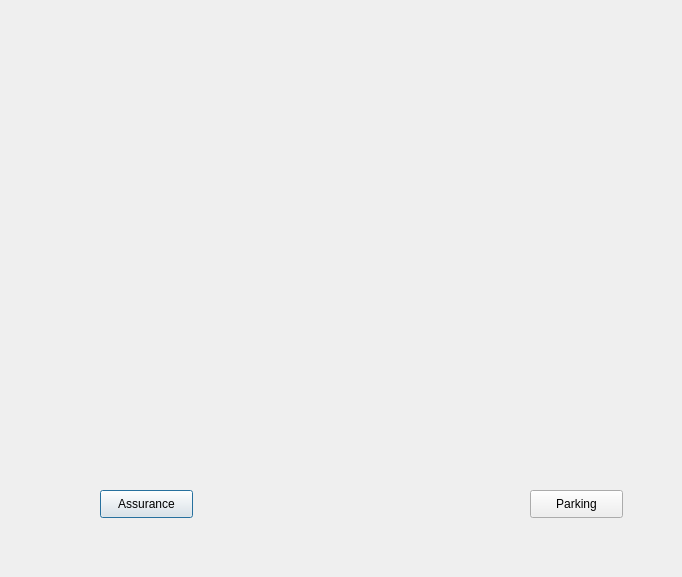
<?xml version="1.0" encoding="UTF-8"?>
<ui version="4.0">
 <class>client</class>
 <widget class="QDialog" name="client">
  <property name="geometry">
   <rect>
    <x>0</x>
    <y>0</y>
    <width>682</width>
    <height>577</height>
   </rect>
  </property>
  <property name="windowTitle">
   <string>Dialog</string>
  </property>
  <widget class="QLabel" name="label">
   <property name="geometry">
    <rect>
     <x>-5</x>
     <y>5</y>
     <width>701</width>
     <height>571</height>
    </rect>
   </property>
   <property name="styleSheet">
    <string notr="true">border-image: url(:/image/image/Service-1-tabkey.jpg);</string>
   </property>
   <property name="text">
    <string/>
   </property>
  </widget>
  <widget class="QPushButton" name="pushButton">
   <property name="geometry">
    <rect>
     <x>100</x>
     <y>490</y>
     <width>93</width>
     <height>28</height>
    </rect>
   </property>
   <property name="text">
    <string>Assurance</string>
   </property>
  </widget>
  <widget class="QLabel" name="label_2">
   <property name="geometry">
    <rect>
     <x>70</x>
     <y>330</y>
     <width>161</width>
     <height>141</height>
    </rect>
   </property>
   <property name="styleSheet">
    <string notr="true">border-image: url(:/image/image/b49ffd_500b234dccd544ec85f111c9702ef44e_mv2.jpg);</string>
   </property>
   <property name="text">
    <string/>
   </property>
  </widget>
  <widget class="QPushButton" name="pushButton_2">
   <property name="geometry">
    <rect>
     <x>530</x>
     <y>490</y>
     <width>93</width>
     <height>28</height>
    </rect>
   </property>
   <property name="text">
    <string>Parking</string>
   </property>
  </widget>
  <widget class="QLabel" name="label_4">
   <property name="geometry">
    <rect>
     <x>480</x>
     <y>340</y>
     <width>171</width>
     <height>141</height>
    </rect>
   </property>
   <property name="styleSheet">
    <string notr="true">border-image: url(:/image/image/parking-dentreprise-e1561984478242.jpg);</string>
   </property>
   <property name="text">
    <string/>
   </property>
  </widget>
 </widget>
 <resources/>
 <connections/>
</ui>
